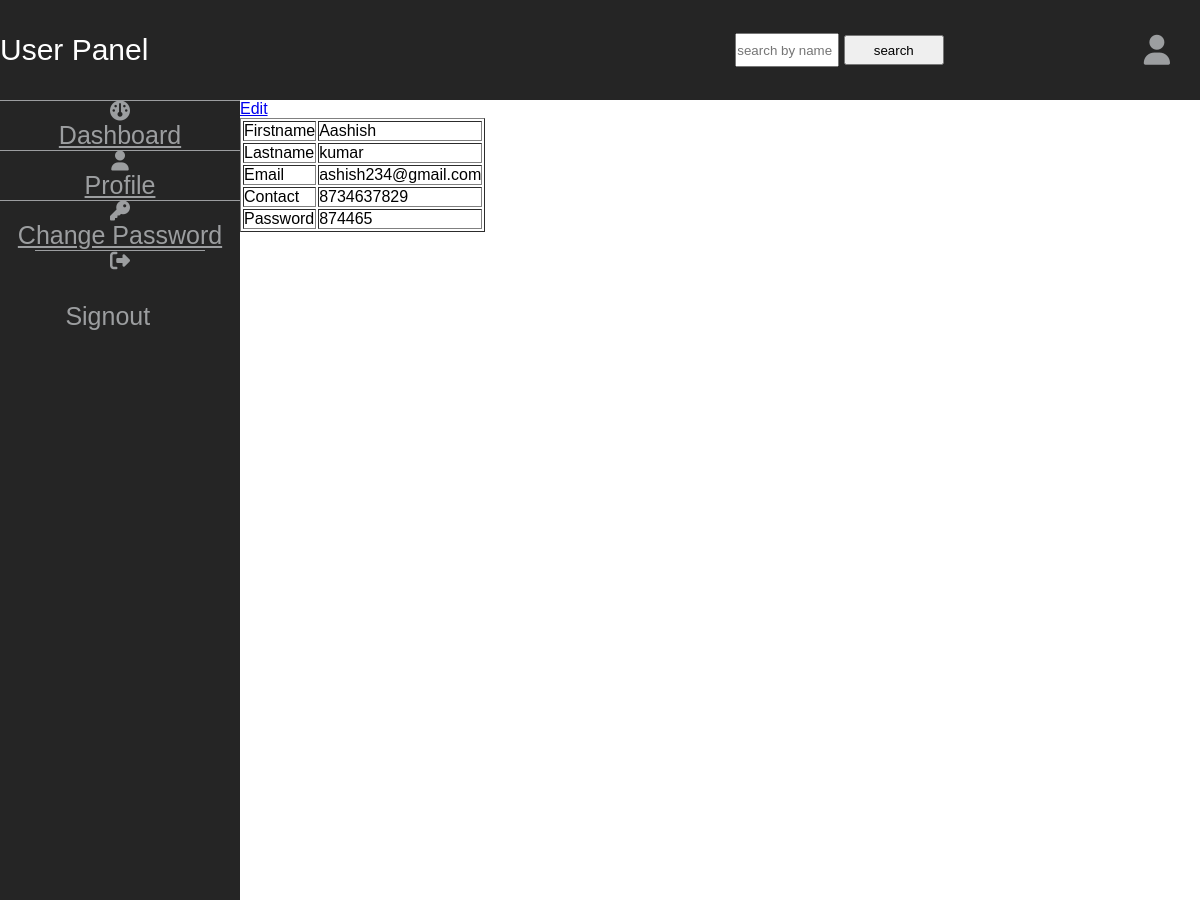
/viewprofile.php (signed in), run on the app's committed database.
### tables this page shows
CREATE TABLE `table1` (
  `id` int(11) NOT NULL,
  `firstname` varchar(51) NOT NULL,
  `lastname` varchar(51) NOT NULL,
  `email` varchar(60) NOT NULL,
  `contact` bigint(10) NOT NULL,
  `password` varchar(51) NOT NULL,
  `statuss` int(11) NOT NULL,
  `OTP` int(4) NOT NULL,
  `time` timestamp(6) NOT NULL DEFAULT current_timestamp(6) ON UPDATE current_timestamp(6),
  `image` varchar(50) NOT NULL
);

### viewprofile.php (the view, shortened to what this page needs)
<!DOCTYPE html>
<html lang="en">
<head>
  <link rel="stylesheet" href="style.css">
  <link rel="stylesheet" href="https://cdnjs.cloudflare.com/ajax/libs/font-awesome/6.5.2/css/all.min.css" />
</head>
<body>
<div class="header">
<?php
include "headeru.php";
?>
</div>
<div class="mid">
  <div class="mid1">
    <?php
     include "sidebaru.php";
    ?>
  </div>
  <div class="mid2">
    <a href="update.php">Edit</a>
  <div class="d">
      <?php
      include "db.php";
         $data="SELECT * FROM table1 WHERE email='$email'";
         $data_query=$box->query($data);
         if($data_query->num_rows>0){
          echo '<table border=1>';
          while($output=$data_query->fetch_assoc()){
            echo '
            <tr>
            <td>Firstname</td>
            <td>'.$output['firstname'].'</br></td>
            </tr>
             <tr>
             <td>Lastname</td>
            <td>'.$output['lastname'].'</br></td>
            </tr>
            <tr>
            <td>Email</td>
            <td>'.$output['email'].'</br></td>
            </tr>
            <tr>
            <td>Contact</td>
            <td>'.$output['contact'].'</br></td>
            </tr>
            <tr>
            <td>Password</td>
            <td>'.$output['password'].'</br></td>
             </tr>
            ';
          }
          echo '</table>';
         }
       ?>
    </div>
</div>
</body>
</html>

### style.css (style rules this page uses)
* { margin:0; padding:0; font-family: arial; }
.header { width:100%; height: 100px; }
.mid { width:100%; height: 100vh; display:inline-block; }
.mid1 { width:20%; height:100%; float:left; }
.mid2 { width:79%; float:left; }

### data on the page
table1: firstname "Aashish", lastname "kumar", email "ashish234@gmail.com", contact "8734637829", password "874465"
